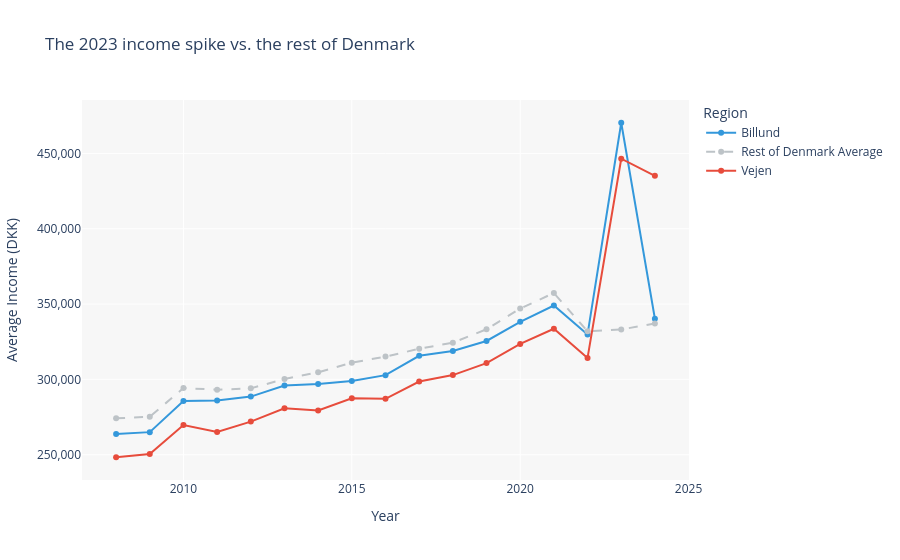

The notebook cell this image was saved under:
### Markdown cell above
## 3. Data Analysis

### Part 1: Geographical distribution & Socioeconomic anomalies
Analyzing the merged HFUDD16 and IFOR35 datasets revealed two main points:
1. **Demographic uniformity:** The ratios of employed, unemployed, and enrolled individuals are highly similar across all municipalities. Since the workforce composition doesn't change much geographically, regional income differences are likely driven by the types of industries present rather than workforce size or employment rates.
2. **Average income steady increase:** The average income mostly increases gradually for all municipalities from 2008 to 2024, likely due to the inflation rates of the last decades.
3. **The Vejen & Billund anomalies:** In 2023, average incomes spiked in Vejen (from 314k to 446k DKK) and Billund (from 329k to 470k DKK). In 2024, Billund's average income dropped back to 340k DKK, while Vejen's stayed high at 435k DKK.

### Part 2: Industry vs. Income ([Groupmate 1 Name])
*(Groupmate 1: Briefly state your findings linking company locations to municipal wealth).*

### Part 3: Education to Industry Pipeline ([Groupmate 2 Name])
*(Groupmate 2: Briefly state your findings on how education levels map to specific corporate sectors).*

### Code cell
# ---------------------------------------------------------
# Plotting the Vejen & Billund Anomaly vs. National Baseline
# ---------------------------------------------------------

# 1. Filter for recent years to clearly see the lead-up to the 2023 spike
df_recent = df[df['Year'] >= 2008].copy()

# 2. Create a new category column. 
# If the municipality is Vejen or Billund, it keeps its name. 
# Otherwise, it gets grouped into 'Rest of Denmark'
df_recent['Category'] = df_recent['Municipality'].apply(
    lambda x: x if x in ['Vejen', 'Billund'] else 'Rest of Denmark Average'
)

# 3. Group by Year and the new Category to calculate the mean income
df_anomaly_comparison = df_recent.groupby(['Year', 'Category'])['Average Income'].mean().reset_index()

# 4. Define specific colors so the baseline fades into the background
# and the anomalies stand out brightly.
custom_colors = {
    'Vejen': '#e74c3c',                 # Red
    'Billund': '#3498db',               # Blue
    'Rest of Denmark Average': '#bdc3c7' # Neutral Gray
}

# 5. Create the line chart
fig_anomaly = px.line(
    df_anomaly_comparison, 
    x='Year', 
    y='Average Income', 
    color='Category', 
    color_discrete_map=custom_colors,
    markers=True,
    title="The 2023 income spike vs. the rest of Denmark",
    labels={'Average Income': 'Average Income (DKK)', 'Year': 'Year', 'Category': 'Region'}
)

# 6. Format the y-axis and make the gray line thicker/dashed if desired
fig_anomaly.update_layout(
    yaxis_tickformat=',',
    plot_bgcolor='rgba(240,240,240,0.5)' # Slight background to make lines pop
)

# Optional: Make the baseline line dashed to separate it further from the actual municipalities
fig_anomaly.update_traces(
    patch={"line": {"dash": "dash"}}, 
    selector={"legendgroup": "Rest of Denmark Average"}
)

fig_anomaly.show()

### Figure 1 — Plotly figure (JSON) as saved in the notebook; plotly's stock layout.template omitted (floating-point values rounded to 4 significant figures)
{"data": [{"hovertemplate": "Region=Billund<br>Year=%{x}<br>Average Income (DKK)=%{y}<extra></extra>", "legendgroup": "Billund", "line": {"color": "#3498db", "dash": "solid"}, "marker": {"symbol": "circle"}, "mode": "lines+markers", "name": "Billund", "orientation": "v", "showlegend": true, "type": "scatter", "x": [2008, 2009, 2010, 2011, 2012, 2013, 2014, 2015, 2016, 2017, 2018, 2019, 2020, 2021, 2022, 2023, 2024], "xaxis": "x", "y": [263700.0, 265000.0, 285600.0, 286000.0, 288600.0, 295900.0, 296900.0, 298900.0, 302800.0, 315600.0, 318800.0, 325500.0, 338200.0, 349000.0, 329800.0, 470300.0, 340200.0], "yaxis": "y"}, {"hovertemplate": "Region=Rest of Denmark Average<br>Year=%{x}<br>Average Income (DKK)=%{y}<extra></extra>", "legendgroup": "Rest of Denmark Average", "line": {"color": "#bdc3c7", "dash": "dash"}, "marker": {"symbol": "circle"}, "mode": "lines+markers", "name": "Rest of Denmark Average", "orientation": "v", "showlegend": true, "type": "scatter", "x": [2008, 2009, 2010, 2011, 2012, 2013, 2014, 2015, 2016, 2017, 2018, 2019, 2020, 2021, 2022, 2023, 2024], "xaxis": "x", "y": [274200.0, 275200.0, 294200.0, 293100.0, 294000.0, 300200.0, 304700.0, 311100.0, 315100.0, 320300.0, 324300.0, 333300.0, 347000.0, 357300.0, 331900.0, 333100.0, 337100.0], "yaxis": "y"}, {"hovertemplate": "Region=Vejen<br>Year=%{x}<br>Average Income (DKK)=%{y}<extra></extra>", "legendgroup": "Vejen", "line": {"color": "#e74c3c", "dash": "solid"}, "marker": {"symbol": "circle"}, "mode": "lines+markers", "name": "Vejen", "orientation": "v", "showlegend": true, "type": "scatter", "x": [2008, 2009, 2010, 2011, 2012, 2013, 2014, 2015, 2016, 2017, 2018, 2019, 2020, 2021, 2022, 2023, 2024], "xaxis": "x", "y": [248300.0, 250400.0, 269700.0, 265100.0, 272000.0, 280800.0, 279400.0, 287500.0, 287100.0, 298600.0, 302800.0, 310800.0, 323500.0, 333600.0, 314200.0, 446500.0, 435100.0], "yaxis": "y"}], "layout": {"legend": {"title": {"text": "Region"}, "tracegroupgap": 0}, "plot_bgcolor": "rgba(240,240,240,0.5)", "title": {"text": "The 2023 income spike vs. the rest of Denmark"}, "xaxis": {"anchor": "y", "domain": [0, 1], "title": {"text": "Year"}}, "yaxis": {"anchor": "x", "domain": [0, 1], "tickformat": ",", "title": {"text": "Average Income (DKK)"}}}}
